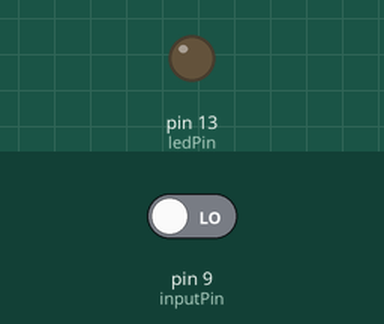
The sketch below on a simulated Arduino Uno, built with avr-gcc and run on an emulated ATmega328P. Parts: output pins drawn as LEDs (lit = HIGH). The test bench sets the inputs (shaded band); at power-on: pin 9 (inputPin) LOW.

Above: at 1.2 s.
1.3 s: pin 9 (inputPin) driven HIGH
At 2.5 s:
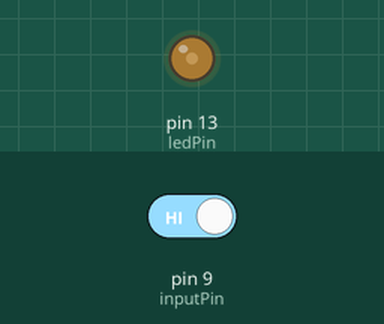
2.8 s: pin 9 (inputPin) driven LOW
At 3.6 s:
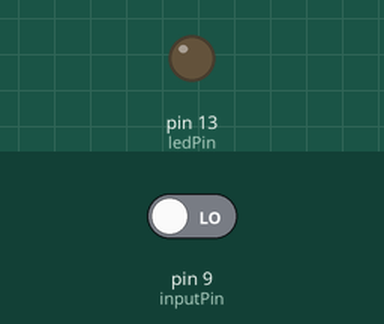
Timing chart, 0 to 5.8 s (numbered marks = the images above; inputs shaded):
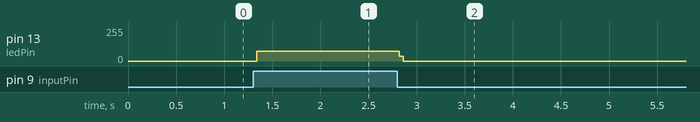

The sketch:

main.ino
```cpp
// Connect the input pin from the motion sensor to 9
// Connect the positive end of the led to pin 13

int ledPin = 13;
int inputPin = 9;
int pirState = LOW;
int val = 0;


void setup() {
  // put your setup code here, to run once:
  pinMode(ledPin, OUTPUT);
  pinMode(inputPin, INPUT);

}

void loop() {
  // put your main code here, to run repeatedly:
  val = digitalRead(inputPin); // read input value
  digitalWrite(ledPin, val);
  if (val == 1){
    digitalWrite(ledPin, LOW);
  }

}
```

Measured:
- after the input at 1.3 s, pin 13 (ledPin): 0/255 → 72/255 at once
- after the input at 2.8 s, pin 13 (ledPin): 72/255 → 0/255 at once
